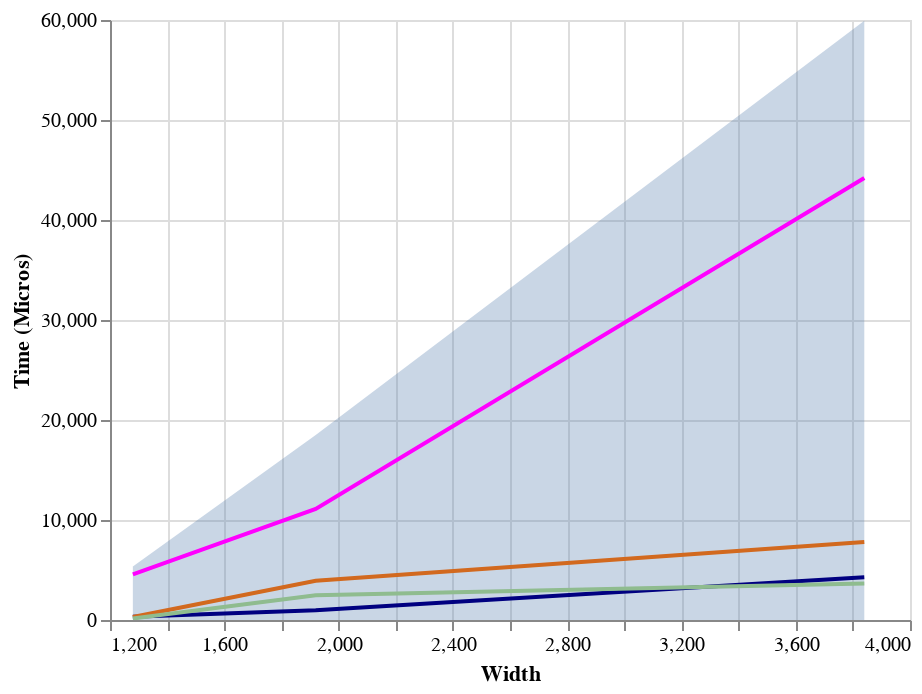

Notebook code cell kept with this figure:
### Code cell
df = csv_data[(csv_data["InputWidth"] == csv_data["OutputWidth"])]

input_formats = df["InputFormat"].unique()
input_formats_dropdown = alt.binding_select(options=input_formats, name="Input format")
input_formats_select = alt.selection_single(
    fields=["InputFormat"],
    bind=input_formats_dropdown,
    name="Input format",
    init={'InputFormat': input_formats[1]}
)

output_formats = df["OutputFormat"].unique()
output_formats_dropdown = alt.binding_select(options=output_formats, name="Output format")
output_formats_select = alt.selection_single(
    fields=["OutputFormat"],
    bind=output_formats_dropdown,
    name="Output format",
    init={'OutputFormat': output_formats[1]}
)

columns = [
    "CopyToDeviceVisibleTimeMicros:Q",
    "TransferDeviceVisibleToDeviceLocalTimeMicros:Q",
    "ComputeConversionTimeMicros:Q",
    "CopyDeviceVisibleToHostLocalTimeMicros:Q",
]

colors = [
    'navy', 'chocolate', 'darkseagreen', 'fuchsia'
]

base = alt.Chart(df).mark_area(size=1).encode(
    x=alt.X("OutputWidth:Q", title="Width"),
    y=alt.Y("TotalTime:Q", title="Time (Micros)"),
    opacity=alt.value(0.3)
)

layers = [
    alt.Chart(df).mark_line().encode(
        x=alt.X("OutputWidth:Q"),
        y=alt.Y(column),
        tooltip=[column],
        color=alt.value(color)
    )
    for column, color in zip(columns, colors)
]

alt.layer(
    *[base, *layers]
).resolve_scale(
    y="shared",
    color="independent"
).add_selection(
    input_formats_select, output_formats_select
).transform_filter(
    input_formats_select & output_formats_select
).interactive()

### Figure 1 — Vega-Lite specification as saved in the notebook (floating-point values rounded to 4 significant figures; data arrays with more than 128 entries replaced by an {"elided": "..."} marker saying what was removed)
{"config": {"view": {"continuousWidth": 400, "continuousHeight": 300}}, "layer": [{"mark": {"type": "area", "size": 1}, "encoding": {"opacity": {"value": 0.3}, "x": {"field": "OutputWidth", "title": "Width", "type": "quantitative"}, "y": {"field": "TotalTime", "title": "Time (Micros)", "type": "quantitative"}}, "selection": {"Input format": {"type": "single", "fields": ["InputFormat"], "bind": {"input": "select", "options": ["Interleaved8BitUYVY", "Interleaved8BitBGRA", "Interleaved8BitRGBA", "Planar8Bit420", "Planar8Bit420YV12", "Planar8Bit420NV12", "Interleaved10BitRGB", "Planar16BitP216", "Planar8Bit422", "Planar8Bit444", "Planar10Bit420", "Planar10Bit422", "Planar10Bit444"], "name": "Input format"}, "init": {"InputFormat": "Interleaved8BitBGRA"}}, "Output format": {"type": "single", "fields": ["OutputFormat"], "bind": {"input": "select", "options": ["Planar8Bit420", "Planar8Bit422", "Planar8Bit444", "Planar10Bit420", "Planar10Bit422", "Planar10Bit444", "Interleaved8BitUYVY", "Interleaved8BitBGRA", "Interleaved10BitRGB"], "name": "Output format"}, "init": {"OutputFormat": "Planar8Bit422"}}, "selector151": {"type": "interval", "bind": "scales", "encodings": ["x", "y"]}}}, {"mark": "line", "encoding": {"color": {"value": "navy"}, "tooltip": [{"field": "CopyToDeviceVisibleTimeMicros", "type": "quantitative"}], "x": {"field": "OutputWidth", "type": "quantitative"}, "y": {"field": "CopyToDeviceVisibleTimeMicros", "type": "quantitative"}}}, {"mark": "line", "encoding": {"color": {"value": "chocolate"}, "tooltip": [{"field": "TransferDeviceVisibleToDeviceLocalTimeMicros", "type": "quantitative"}], "x": {"field": "OutputWidth", "type": "quantitative"}, "y": {"field": "TransferDeviceVisibleToDeviceLocalTimeMicros", "type": "quantitative"}}}, {"mark": "line", "encoding": {"color": {"value": "darkseagreen"}, "tooltip": [{"field": "ComputeConversionTimeMicros", "type": "quantitative"}], "x": {"field": "OutputWidth", "type": "quantitative"}, "y": {"field": "ComputeConversionTimeMicros", "type": "quantitative"}}}, {"mark": "line", "encoding": {"color": {"value": "fuchsia"}, "tooltip": [{"field": "CopyDeviceVisibleToHostLocalTimeMicros", "type": "quantitative"}], "x": {"field": "OutputWidth", "type": "quantitative"}, "y": {"field": "CopyDeviceVisibleToHostLocalTimeMicros", "type": "quantitative"}}}], "data": {"name": "data-c9c915463662e3e79eb71265e928c93b"}, "resolve": {"scale": {"color": "independent", "y": "shared"}}, "transform": [{"filter": {"selection": {"and": ["Input format", "Output format"]}}}], "$schema": "https://vega.github.io/schema/vega-lite/v4.17.0.json", "datasets": {"data-c9c915463662e3e79eb71265e928c93b": {"elided": "351 records"}}}
